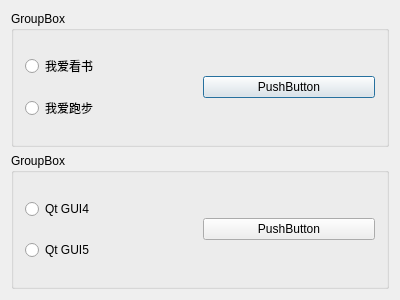
<?xml version="1.0" encoding="UTF-8"?>
<ui version="4.0">
 <class>RadioButton</class>
 <widget class="QDialog" name="RadioButton">
  <property name="geometry">
   <rect>
    <x>0</x>
    <y>0</y>
    <width>400</width>
    <height>300</height>
   </rect>
  </property>
  <property name="windowTitle">
   <string>RadioButton</string>
  </property>
  <layout class="QVBoxLayout" name="verticalLayout_3">
   <item>
    <widget class="QGroupBox" name="groupBox">
     <property name="title">
      <string>GroupBox</string>
     </property>
     <layout class="QHBoxLayout" name="horizontalLayout">
      <item>
       <layout class="QVBoxLayout" name="verticalLayout">
        <item>
         <widget class="QRadioButton" name="radioButton">
          <property name="text">
           <string>我爱看书</string>
          </property>
         </widget>
        </item>
        <item>
         <widget class="QRadioButton" name="radioButton_2">
          <property name="text">
           <string>我爱跑步</string>
          </property>
         </widget>
        </item>
       </layout>
      </item>
      <item>
       <widget class="QPushButton" name="pushButton">
        <property name="text">
         <string>PushButton</string>
        </property>
       </widget>
      </item>
     </layout>
    </widget>
   </item>
   <item>
    <widget class="QGroupBox" name="groupBox_2">
     <property name="title">
      <string>GroupBox</string>
     </property>
     <layout class="QHBoxLayout" name="horizontalLayout_2">
      <item>
       <layout class="QVBoxLayout" name="verticalLayout_2">
        <item>
         <widget class="QRadioButton" name="radioButton_3">
          <property name="text">
           <string>Qt GUI4</string>
          </property>
         </widget>
        </item>
        <item>
         <widget class="QRadioButton" name="radioButton_4">
          <property name="text">
           <string>Qt GUI5</string>
          </property>
         </widget>
        </item>
       </layout>
      </item>
      <item>
       <widget class="QPushButton" name="pushButton_2">
        <property name="text">
         <string>PushButton</string>
        </property>
       </widget>
      </item>
     </layout>
    </widget>
   </item>
  </layout>
 </widget>
 <layoutdefault spacing="6" margin="11"/>
 <resources/>
 <connections/>
</ui>
